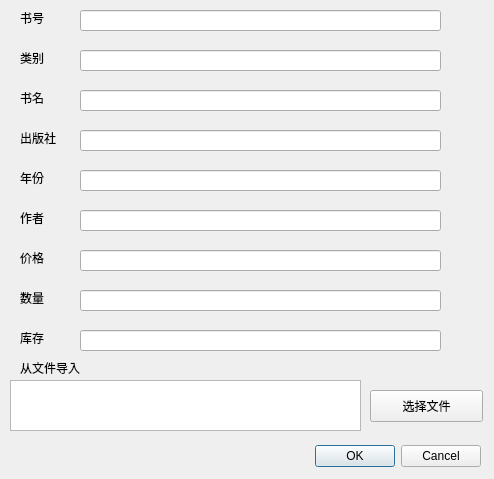
<?xml version="1.0" encoding="UTF-8"?>
<ui version="4.0">
 <class>store</class>
 <widget class="QDialog" name="store">
  <property name="geometry">
   <rect>
    <x>0</x>
    <y>0</y>
    <width>494</width>
    <height>479</height>
   </rect>
  </property>
  <property name="windowTitle">
   <string>Dialog</string>
  </property>
  <widget class="QDialogButtonBox" name="buttonBox">
   <property name="geometry">
    <rect>
     <x>140</x>
     <y>440</y>
     <width>341</width>
     <height>32</height>
    </rect>
   </property>
   <property name="orientation">
    <enum>Qt::Horizontal</enum>
   </property>
   <property name="standardButtons">
    <set>QDialogButtonBox::Cancel|QDialogButtonBox::Ok</set>
   </property>
  </widget>
  <widget class="QLabel" name="label_2">
   <property name="geometry">
    <rect>
     <x>20</x>
     <y>10</y>
     <width>60</width>
     <height>16</height>
    </rect>
   </property>
   <property name="text">
    <string>书号</string>
   </property>
  </widget>
  <widget class="QLabel" name="label_3">
   <property name="geometry">
    <rect>
     <x>20</x>
     <y>50</y>
     <width>60</width>
     <height>16</height>
    </rect>
   </property>
   <property name="text">
    <string>类别</string>
   </property>
  </widget>
  <widget class="QLabel" name="label_4">
   <property name="geometry">
    <rect>
     <x>20</x>
     <y>90</y>
     <width>60</width>
     <height>16</height>
    </rect>
   </property>
   <property name="text">
    <string>书名</string>
   </property>
  </widget>
  <widget class="QLabel" name="label_5">
   <property name="geometry">
    <rect>
     <x>20</x>
     <y>130</y>
     <width>60</width>
     <height>16</height>
    </rect>
   </property>
   <property name="text">
    <string>出版社</string>
   </property>
  </widget>
  <widget class="QLabel" name="label_6">
   <property name="geometry">
    <rect>
     <x>20</x>
     <y>170</y>
     <width>60</width>
     <height>16</height>
    </rect>
   </property>
   <property name="text">
    <string>年份</string>
   </property>
  </widget>
  <widget class="QLabel" name="label_7">
   <property name="geometry">
    <rect>
     <x>20</x>
     <y>210</y>
     <width>60</width>
     <height>16</height>
    </rect>
   </property>
   <property name="text">
    <string>作者</string>
   </property>
  </widget>
  <widget class="QLabel" name="label_8">
   <property name="geometry">
    <rect>
     <x>20</x>
     <y>250</y>
     <width>60</width>
     <height>16</height>
    </rect>
   </property>
   <property name="text">
    <string>价格</string>
   </property>
  </widget>
  <widget class="QLabel" name="label_9">
   <property name="geometry">
    <rect>
     <x>20</x>
     <y>290</y>
     <width>60</width>
     <height>16</height>
    </rect>
   </property>
   <property name="text">
    <string>数量</string>
   </property>
  </widget>
  <widget class="QLabel" name="label">
   <property name="geometry">
    <rect>
     <x>20</x>
     <y>360</y>
     <width>71</width>
     <height>16</height>
    </rect>
   </property>
   <property name="text">
    <string>从文件导入</string>
   </property>
  </widget>
  <widget class="QTextBrowser" name="textBrowser">
   <property name="geometry">
    <rect>
     <x>10</x>
     <y>380</y>
     <width>351</width>
     <height>51</height>
    </rect>
   </property>
  </widget>
  <widget class="QPushButton" name="selectFile">
   <property name="geometry">
    <rect>
     <x>370</x>
     <y>390</y>
     <width>113</width>
     <height>32</height>
    </rect>
   </property>
   <property name="text">
    <string>选择文件</string>
   </property>
  </widget>
  <widget class="QLineEdit" name="no">
   <property name="geometry">
    <rect>
     <x>80</x>
     <y>10</y>
     <width>361</width>
     <height>21</height>
    </rect>
   </property>
  </widget>
  <widget class="QLineEdit" name="category">
   <property name="geometry">
    <rect>
     <x>80</x>
     <y>50</y>
     <width>361</width>
     <height>21</height>
    </rect>
   </property>
  </widget>
  <widget class="QLineEdit" name="name">
   <property name="geometry">
    <rect>
     <x>80</x>
     <y>90</y>
     <width>361</width>
     <height>21</height>
    </rect>
   </property>
  </widget>
  <widget class="QLineEdit" name="publisher">
   <property name="geometry">
    <rect>
     <x>80</x>
     <y>130</y>
     <width>361</width>
     <height>21</height>
    </rect>
   </property>
  </widget>
  <widget class="QLineEdit" name="year">
   <property name="geometry">
    <rect>
     <x>80</x>
     <y>170</y>
     <width>361</width>
     <height>21</height>
    </rect>
   </property>
  </widget>
  <widget class="QLineEdit" name="author">
   <property name="geometry">
    <rect>
     <x>80</x>
     <y>210</y>
     <width>361</width>
     <height>21</height>
    </rect>
   </property>
  </widget>
  <widget class="QLineEdit" name="price">
   <property name="geometry">
    <rect>
     <x>80</x>
     <y>250</y>
     <width>361</width>
     <height>21</height>
    </rect>
   </property>
  </widget>
  <widget class="QLineEdit" name="stocknum">
   <property name="geometry">
    <rect>
     <x>80</x>
     <y>290</y>
     <width>361</width>
     <height>21</height>
    </rect>
   </property>
  </widget>
  <widget class="QLabel" name="label_10">
   <property name="geometry">
    <rect>
     <x>20</x>
     <y>330</y>
     <width>60</width>
     <height>16</height>
    </rect>
   </property>
   <property name="text">
    <string>库存</string>
   </property>
  </widget>
  <widget class="QLineEdit" name="stk">
   <property name="geometry">
    <rect>
     <x>80</x>
     <y>330</y>
     <width>361</width>
     <height>21</height>
    </rect>
   </property>
  </widget>
 </widget>
 <resources/>
 <connections>
  <connection>
   <sender>buttonBox</sender>
   <signal>accepted()</signal>
   <receiver>store</receiver>
   <slot>accept()</slot>
   <hints>
    <hint type="sourcelabel">
     <x>248</x>
     <y>254</y>
    </hint>
    <hint type="destinationlabel">
     <x>157</x>
     <y>274</y>
    </hint>
   </hints>
  </connection>
  <connection>
   <sender>buttonBox</sender>
   <signal>rejected()</signal>
   <receiver>store</receiver>
   <slot>reject()</slot>
   <hints>
    <hint type="sourcelabel">
     <x>316</x>
     <y>260</y>
    </hint>
    <hint type="destinationlabel">
     <x>286</x>
     <y>274</y>
    </hint>
   </hints>
  </connection>
 </connections>
</ui>
